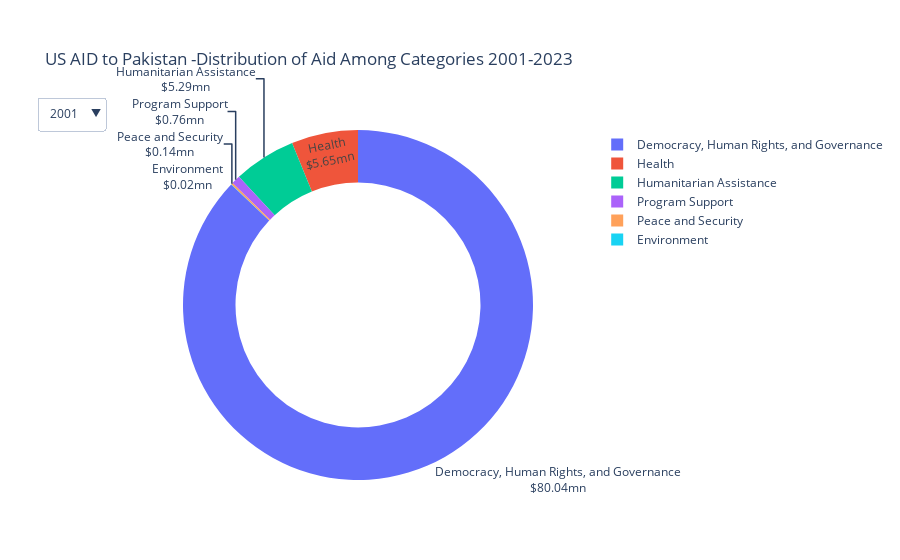

The notebook cell this image was saved under:
### Code cell
# Group the data by year and category, then reset the index
data_grouped = data.groupby(['Fiscal Year', 'US Category Name'])['Current Dollar Amount'].sum().reset_index()

# Create a list of unique years
years = data_grouped['Fiscal Year'].unique()

# Create a figure
fig4 = go.Figure()

# Add one trace for each year
for year in years:
    fig4.add_trace(
        go.Pie(
            labels=data_grouped[data_grouped['Fiscal Year'] == year]['US Category Name'],
            values=data_grouped[data_grouped['Fiscal Year'] == year]['Current Dollar Amount'] / 1e6,  # Convert to billions
            name=str(year),
            visible=False if year != min(years) else True,  # Only the first year is visible initially
            hoverinfo='label+value+percent',
            textinfo='label+value',
            texttemplate='%{label}<br>$%{value:.2f}mn',
            hole=0.7
        )
    )

# Add a dropdown menu to select the year
buttons = []
for i, year in enumerate(years):
    visibility = [False] * len(years)
    visibility[i] = True
    button = dict(
        label = str(year),
        method = 'update',
        args = [{'visible': visibility}]
    )
    buttons.append(button)

fig4.update_layout(

    margin=dict(
       
        t=130,  # top margin
        pad=100  # padding
    ),
 
    updatemenus=[
        dict(
            type="dropdown",
            direction="down",
            buttons=buttons,
            showactive=True,
            xanchor="right",
            yanchor="bottom",
            
        )
    ],
    title='US AID to Pakistan -Distribution of Aid Among Categories 2001-2023',
    template='plotly_white'
)

fig4.show()

### Figure 1 — Plotly figure (JSON) as saved in the notebook; plotly's stock layout.template omitted (floating-point values rounded to 4 significant figures)
{"data": [{"hole": 0.7, "hoverinfo": "label+value+percent", "labels": ["Democracy, Human Rights, and Governance", "Environment", "Health", "Humanitarian Assistance", "Peace and Security", "Program Support"], "name": "2001", "textinfo": "label+value", "texttemplate": "%{label}<br>$%{value:.2f}mn", "type": "pie", "values": [80.04, 0.01803, 5.65, 5.294, 0.143, 0.7559], "visible": true}, {"hole": 0.7, "hoverinfo": "label+value+percent", "labels": ["Democracy, Human Rights, and Governance", "Economic Development", "Education and Social Services", "Environment", "Health", "Humanitarian Assistance", "Peace and Security", "Program Support"], "name": "2002", "textinfo": "label+value", "texttemplate": "%{label}<br>$%{value:.2f}mn", "type": "pie", "values": [92.97, 12.01, 2.958, 0.01445, 5.934, 606.4, 76.46, 1.327], "visible": false}, {"hole": 0.7, "hoverinfo": "label+value+percent", "labels": ["Democracy, Human Rights, and Governance", "Economic Development", "Education and Social Services", "Environment", "Health", "Humanitarian Assistance", "Multi-sector", "Peace and Security", "Program Support"], "name": "2003", "textinfo": "label+value", "texttemplate": "%{label}<br>$%{value:.2f}mn", "type": "pie", "values": [33.7, 21.71, 6.879, 0.02807, 12.33, 7.884, 187.4, 264.2, 2.839], "visible": false}, {"hole": 0.7, "hoverinfo": "label+value+percent", "labels": ["Democracy, Human Rights, and Governance", "Economic Development", "Education and Social Services", "Environment", "Health", "Humanitarian Assistance", "Multi-sector", "Peace and Security", "Program Support"], "name": "2004", "textinfo": "label+value", "texttemplate": "%{label}<br>$%{value:.2f}mn", "type": "pie", "values": [4.024, 1.951, 23.01, 0.1606, 18.22, 11.45, 200, 86.58, 0.9696], "visible": false}, {"hole": 0.7, "hoverinfo": "label+value+percent", "labels": ["Democracy, Human Rights, and Governance", "Economic Development", "Education and Social Services", "Environment", "Health", "Humanitarian Assistance", "Peace and Security", "Program Support"], "name": "2005", "textinfo": "label+value", "texttemplate": "%{label}<br>$%{value:.2f}mn", "type": "pie", "values": [27.11, 11.68, 24.66, 0.03289, 30.87, 204.2, 329.8, 1.371], "visible": false}, {"hole": 0.7, "hoverinfo": "label+value+percent", "labels": ["Democracy, Human Rights, and Governance", "Economic Development", "Education and Social Services", "Environment", "Health", "Humanitarian Assistance", "Peace and Security", "Program Support"], "name": "2006", "textinfo": "label+value", "texttemplate": "%{label}<br>$%{value:.2f}mn", "type": "pie", "values": [10.09, 21.87, 48.66, 0.07795, 43.53, 359.1, 332.1, 2.274], "visible": false}, {"hole": 0.7, "hoverinfo": "label+value+percent", "labels": ["Democracy, Human Rights, and Governance", "Economic Development", "Education and Social Services", "Environment", "Health", "Humanitarian Assistance", "Multi-sector", "Peace and Security", "Program Support"], "name": "2007", "textinfo": "label+value", "texttemplate": "%{label}<br>$%{value:.2f}mn", "type": "pie", "values": [27.77, 36.16, 99.11, 0.05004, 140.4, 82.7, 0.1785, 355.9, 10.05], "visible": false}, {"hole": 0.7, "hoverinfo": "label+value+percent", "labels": ["Democracy, Human Rights, and Governance", "Economic Development", "Education and Social Services", "Environment", "Health", "Humanitarian Assistance", "Peace and Security", "Program Support"], "name": "2008", "textinfo": "label+value", "texttemplate": "%{label}<br>$%{value:.2f}mn", "type": "pie", "values": [64.55, 92.1, 20.58, 0.091, 39.58, 58.45, 430.6, 8.95], "visible": false}, {"hole": 0.7, "hoverinfo": "label+value+percent", "labels": ["Democracy, Human Rights, and Governance", "Economic Development", "Education and Social Services", "Environment", "Health", "Humanitarian Assistance", "Peace and Security", "Program Support"], "name": "2009", "textinfo": "label+value", "texttemplate": "%{label}<br>$%{value:.2f}mn", "type": "pie", "values": [92.7, 75.29, 75.99, 0.0968, 81.94, 134.5, 485.5, 14.12], "visible": false}, {"hole": 0.7, "hoverinfo": "label+value+percent", "labels": ["Democracy, Human Rights, and Governance", "Economic Development", "Education and Social Services", "Environment", "Health", "Humanitarian Assistance", "Multi-sector", "Peace and Security", "Program Support"], "name": "2010", "textinfo": "label+value", "texttemplate": "%{label}<br>$%{value:.2f}mn", "type": "pie", "values": [108.5, 143.5, 363.1, 0.9175, 74.56, 396.2, 0.008648, 823.4, 36.09], "visible": false}, {"hole": 0.7, "hoverinfo": "label+value+percent", "labels": ["Democracy, Human Rights, and Governance", "Economic Development", "Education and Social Services", "Environment", "Health", "Humanitarian Assistance", "Peace and Security", "Program Support"], "name": "2011", "textinfo": "label+value", "texttemplate": "%{label}<br>$%{value:.2f}mn", "type": "pie", "values": [85.24, 286.1, 280.4, 0.02133, 52.9, 644.9, 723.9, 46.75], "visible": false}, {"hole": 0.7, "hoverinfo": "label+value+percent", "labels": ["Democracy, Human Rights, and Governance", "Economic Development", "Education and Social Services", "Health", "Humanitarian Assistance", "Multi-sector", "Peace and Security", "Program Support"], "name": "2012", "textinfo": "label+value", "texttemplate": "%{label}<br>$%{value:.2f}mn", "type": "pie", "values": [102.4, 183.5, 53.67, 64.95, 199.1, 0.0513, 103.4, 60.89], "visible": false}, {"hole": 0.7, "hoverinfo": "label+value+percent", "labels": ["Democracy, Human Rights, and Governance", "Economic Development", "Education and Social Services", "Environment", "Health", "Humanitarian Assistance", "Peace and Security", "Program Support"], "name": "2013", "textinfo": "label+value", "texttemplate": "%{label}<br>$%{value:.2f}mn", "type": "pie", "values": [137.4, 252.9, 61.27, 0.03398, 76.82, 129.9, 26.38, 71.08], "visible": false}, {"hole": 0.7, "hoverinfo": "label+value+percent", "labels": ["Democracy, Human Rights, and Governance", "Economic Development", "Education and Social Services", "Environment", "Health", "Humanitarian Assistance", "Multi-sector", "Peace and Security", "Program Support"], "name": "2014", "textinfo": "label+value", "texttemplate": "%{label}<br>$%{value:.2f}mn", "type": "pie", "values": [116.1, 250.7, 72.64, 0.26, 59.71, 111.5, 0.004357, 293.2, 74.75], "visible": false}, {"hole": 0.7, "hoverinfo": "label+value+percent", "labels": ["Democracy, Human Rights, and Governance", "Economic Development", "Education and Social Services", "Environment", "Health", "Humanitarian Assistance", "Peace and Security", "Program Support"], "name": "2015", "textinfo": "label+value", "texttemplate": "%{label}<br>$%{value:.2f}mn", "type": "pie", "values": [180.2, 279.2, 69.62, 0.2498, 96.74, 104.1, 330.2, 69.15], "visible": false}, {"hole": 0.7, "hoverinfo": "label+value+percent", "labels": ["Democracy, Human Rights, and Governance", "Economic Development", "Education and Social Services", "Health", "Humanitarian Assistance", "Peace and Security", "Program Support"], "name": "2016", "textinfo": "label+value", "texttemplate": "%{label}<br>$%{value:.2f}mn", "type": "pie", "values": [74.53, 216.8, 111.1, 116.3, 74.21, 331.9, 69.43], "visible": false}, {"hole": 0.7, "hoverinfo": "label+value+percent", "labels": ["Democracy, Human Rights, and Governance", "Economic Development", "Education and Social Services", "Health", "Humanitarian Assistance", "Peace and Security", "Program Support"], "name": "2017", "textinfo": "label+value", "texttemplate": "%{label}<br>$%{value:.2f}mn", "type": "pie", "values": [149.5, 122.1, 112.6, 46.38, 58.92, 334.3, 71.06], "visible": false}, {"hole": 0.7, "hoverinfo": "label+value+percent", "labels": ["Democracy, Human Rights, and Governance", "Economic Development", "Education and Social Services", "Environment", "Health", "Humanitarian Assistance", "Peace and Security", "Program Support"], "name": "2018", "textinfo": "label+value", "texttemplate": "%{label}<br>$%{value:.2f}mn", "type": "pie", "values": [76.02, 143.3, 78.4, 0.03387, 42.94, 36.18, 43.58, 60.26], "visible": false}, {"hole": 0.7, "hoverinfo": "label+value+percent", "labels": ["Democracy, Human Rights, and Governance", "Economic Development", "Education and Social Services", "Health", "Humanitarian Assistance", "Peace and Security", "Program Support"], "name": "2019", "textinfo": "label+value", "texttemplate": "%{label}<br>$%{value:.2f}mn", "type": "pie", "values": [68.84, 116.9, 67.78, 23.14, 27.06, 402.5, 60.24], "visible": false}, {"hole": 0.7, "hoverinfo": "label+value+percent", "labels": ["Democracy, Human Rights, and Governance", "Economic Development", "Education and Social Services", "Health", "Humanitarian Assistance", "Multi-sector", "Peace and Security", "Program Support"], "name": "2020", "textinfo": "label+value", "texttemplate": "%{label}<br>$%{value:.2f}mn", "type": "pie", "values": [43.21, 134.9, 35.87, 31.19, 32.44, 0.2032, 60.09, 33.09], "visible": false}, {"hole": 0.7, "hoverinfo": "label+value+percent", "labels": ["Democracy, Human Rights, and Governance", "Economic Development", "Education and Social Services", "Environment", "Health", "Humanitarian Assistance", "Multi-sector", "Peace and Security", "Program Support"], "name": "2021", "textinfo": "label+value", "texttemplate": "%{label}<br>$%{value:.2f}mn", "type": "pie", "values": [14.97, 99.36, 18.24, 0.25, 45.68, 16.87, 0.6482, 25.88, 29.69], "visible": false}, {"hole": 0.7, "hoverinfo": "label+value+percent", "labels": ["Democracy, Human Rights, and Governance", "Economic Development", "Education and Social Services", "Health", "Humanitarian Assistance", "Multi-sector", "Peace and Security", "Program Support"], "name": "2022", "textinfo": "label+value", "texttemplate": "%{label}<br>$%{value:.2f}mn", "type": "pie", "values": [10.74, 73.02, 19.51, 34.74, 5.241, 0.03377, 21.63, 24.6], "visible": false}, {"hole": 0.7, "hoverinfo": "label+value+percent", "labels": ["Democracy, Human Rights, and Governance", "Economic Development", "Education and Social Services", "Health", "Humanitarian Assistance", "Peace and Security", "Program Support"], "name": "2023", "textinfo": "label+value", "texttemplate": "%{label}<br>$%{value:.2f}mn", "type": "pie", "values": [10.94, 34.6, 8.798, 10.01, 42.59, 8.171, 9.994], "visible": false}], "layout": {"margin": {"pad": 100, "t": 130}, "title": {"text": "US AID to Pakistan -Distribution of Aid Among Categories 2001-2023"}, "updatemenus": [{"buttons": [{"args": [{"visible": [true, false, false, false, false, false, false, false, false, false, false, false, false, false, false, false, false, false, false, false, false, false, false]}], "label": "2001", "method": "update"}, {"args": [{"visible": [false, true, false, false, false, false, false, false, false, false, false, false, false, false, false, false, false, false, false, false, false, false, false]}], "label": "2002", "method": "update"}, {"args": [{"visible": [false, false, true, false, false, false, false, false, false, false, false, false, false, false, false, false, false, false, false, false, false, false, false]}], "label": "2003", "method": "update"}, {"args": [{"visible": [false, false, false, true, false, false, false, false, false, false, false, false, false, false, false, false, false, false, false, false, false, false, false]}], "label": "2004", "method": "update"}, {"args": [{"visible": [false, false, false, false, true, false, false, false, false, false, false, false, false, false, false, false, false, false, false, false, false, false, false]}], "label": "2005", "method": "update"}, {"args": [{"visible": [false, false, false, false, false, true, false, false, false, false, false, false, false, false, false, false, false, false, false, false, false, false, false]}], "label": "2006", "method": "update"}, {"args": [{"visible": [false, false, false, false, false, false, true, false, false, false, false, false, false, false, false, false, false, false, false, false, false, false, false]}], "label": "2007", "method": "update"}, {"args": [{"visible": [false, false, false, false, false, false, false, true, false, false, false, false, false, false, false, false, false, false, false, false, false, false, false]}], "label": "2008", "method": "update"}, {"args": [{"visible": [false, false, false, false, false, false, false, false, true, false, false, false, false, false, false, false, false, false, false, false, false, false, false]}], "label": "2009", "method": "update"}, {"args": [{"visible": [false, false, false, false, false, false, false, false, false, true, false, false, false, false, false, false, false, false, false, false, false, false, false]}], "label": "2010", "method": "update"}, {"args": [{"visible": [false, false, false, false, false, false, false, false, false, false, true, false, false, false, false, false, false, false, false, false, false, false, false]}], "label": "2011", "method": "update"}, {"args": [{"visible": [false, false, false, false, false, false, false, false, false, false, false, true, false, false, false, false, false, false, false, false, false, false, false]}], "label": "2012", "method": "update"}, {"args": [{"visible": [false, false, false, false, false, false, false, false, false, false, false, false, true, false, false, false, false, false, false, false, false, false, false]}], "label": "2013", "method": "update"}, {"args": [{"visible": [false, false, false, false, false, false, false, false, false, false, false, false, false, true, false, false, false, false, false, false, false, false, false]}], "label": "2014", "method": "update"}, {"args": [{"visible": [false, false, false, false, false, false, false, false, false, false, false, false, false, false, true, false, false, false, false, false, false, false, false]}], "label": "2015", "method": "update"}, {"args": [{"visible": [false, false, false, false, false, false, false, false, false, false, false, false, false, false, false, true, false, false, false, false, false, false, false]}], "label": "2016", "method": "update"}, {"args": [{"visible": [false, false, false, false, false, false, false, false, false, false, false, false, false, false, false, false, true, false, false, false, false, false, false]}], "label": "2017", "method": "update"}, {"args": [{"visible": [false, false, false, false, false, false, false, false, false, false, false, false, false, false, false, false, false, true, false, false, false, false, false]}], "label": "2018", "method": "update"}, {"args": [{"visible": [false, false, false, false, false, false, false, false, false, false, false, false, false, false, false, false, false, false, true, false, false, false, false]}], "label": "2019", "method": "update"}, {"args": [{"visible": [false, false, false, false, false, false, false, false, false, false, false, false, false, false, false, false, false, false, false, true, false, false, false]}], "label": "2020", "method": "update"}, {"args": [{"visible": [false, false, false, false, false, false, false, false, false, false, false, false, false, false, false, false, false, false, false, false, true, false, false]}], "label": "2021", "method": "update"}, {"args": [{"visible": [false, false, false, false, false, false, false, false, false, false, false, false, false, false, false, false, false, false, false, false, false, true, false]}], "label": "2022", "method": "update"}, {"args": [{"visible": [false, false, false, false, false, false, false, false, false, false, false, false, false, false, false, false, false, false, false, false, false, false, true]}], "label": "2023", "method": "update"}], "direction": "down", "showactive": true, "type": "dropdown", "xanchor": "right", "yanchor": "bottom"}]}}
